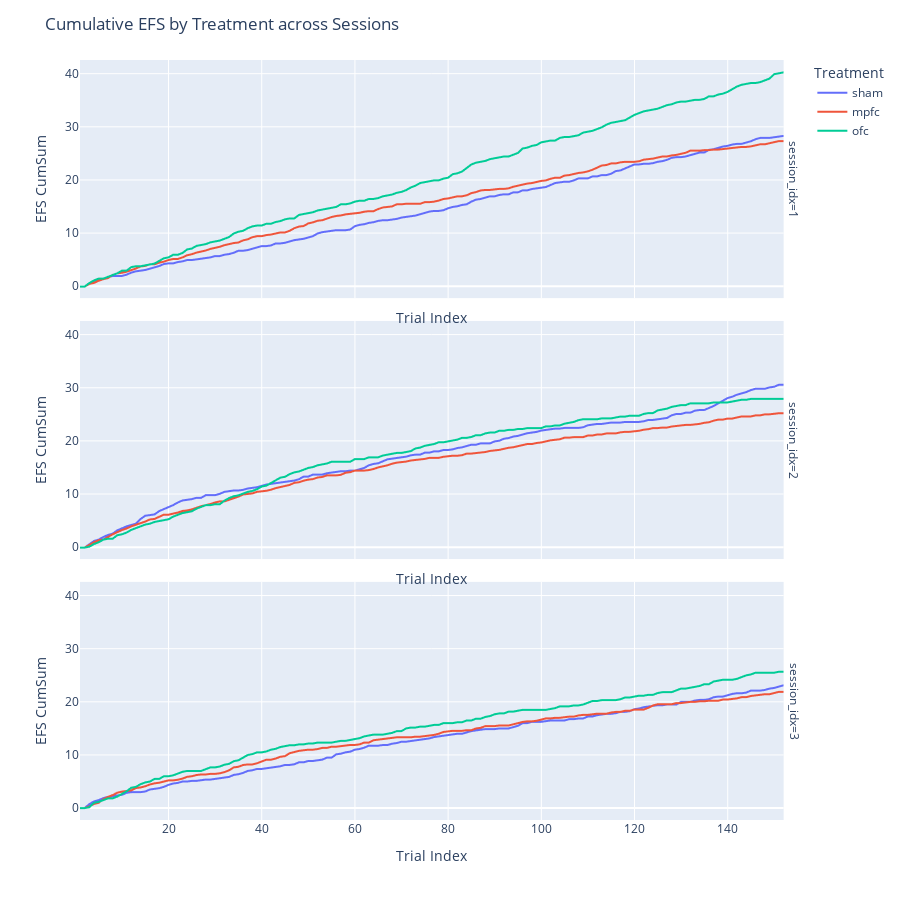

Notebook cell for this chart:
### Markdown cell above
Plot cumulative sum of mean EFS for each session

### Code cell
fig = px.line(
    tdf_efs,
    x="trial_idx",
    y="efs_cumsum",
    color="treatment",
    facet_row="session_idx",
    category_orders=cat_orders
)

fig.update_layout(height=900, title="Cumulative EFS by Treatment across Sessions")
fig.update_layout(legend_title_text="Treatment")
fig.update_xaxes(title_text="Trial Index")
fig.update_yaxes(title_text="EFS CumSum")

fig.write_image(export_path + "/cumulative_sum_efs_all_ses.svg")

fig.show()

### Figure 1 — Plotly figure (JSON) as saved in the notebook; plotly's stock layout.template omitted (floating-point values rounded to 4 significant figures; data arrays with more than 128 entries replaced by an {"elided": "..."} marker saying what was removed)
{"data": [{"hovertemplate": "treatment=sham<br>session_idx=1<br>trial_idx=%{x}<br>efs_cumsum=%{y}<extra></extra>", "legendgroup": "sham", "line": {"color": "#636efa", "dash": "solid"}, "marker": {"symbol": "circle"}, "mode": "lines", "name": "sham", "showlegend": true, "type": "scattergl", "x": {"elided": "152 int values"}, "xaxis": "x3", "y": {"elided": "152 float values"}, "yaxis": "y3"}, {"hovertemplate": "treatment=sham<br>session_idx=2<br>trial_idx=%{x}<br>efs_cumsum=%{y}<extra></extra>", "legendgroup": "sham", "line": {"color": "#636efa", "dash": "solid"}, "marker": {"symbol": "circle"}, "mode": "lines", "name": "sham", "showlegend": false, "type": "scattergl", "x": {"elided": "152 int values"}, "xaxis": "x2", "y": {"elided": "152 float values"}, "yaxis": "y2"}, {"hovertemplate": "treatment=sham<br>session_idx=3<br>trial_idx=%{x}<br>efs_cumsum=%{y}<extra></extra>", "legendgroup": "sham", "line": {"color": "#636efa", "dash": "solid"}, "marker": {"symbol": "circle"}, "mode": "lines", "name": "sham", "showlegend": false, "type": "scattergl", "x": {"elided": "152 int values"}, "xaxis": "x", "y": {"elided": "152 float values"}, "yaxis": "y"}, {"hovertemplate": "treatment=mpfc<br>session_idx=1<br>trial_idx=%{x}<br>efs_cumsum=%{y}<extra></extra>", "legendgroup": "mpfc", "line": {"color": "#EF553B", "dash": "solid"}, "marker": {"symbol": "circle"}, "mode": "lines", "name": "mpfc", "showlegend": true, "type": "scattergl", "x": {"elided": "152 int values"}, "xaxis": "x3", "y": {"elided": "152 float values"}, "yaxis": "y3"}, {"hovertemplate": "treatment=mpfc<br>session_idx=2<br>trial_idx=%{x}<br>efs_cumsum=%{y}<extra></extra>", "legendgroup": "mpfc", "line": {"color": "#EF553B", "dash": "solid"}, "marker": {"symbol": "circle"}, "mode": "lines", "name": "mpfc", "showlegend": false, "type": "scattergl", "x": {"elided": "152 int values"}, "xaxis": "x2", "y": {"elided": "152 float values"}, "yaxis": "y2"}, {"hovertemplate": "treatment=mpfc<br>session_idx=3<br>trial_idx=%{x}<br>efs_cumsum=%{y}<extra></extra>", "legendgroup": "mpfc", "line": {"color": "#EF553B", "dash": "solid"}, "marker": {"symbol": "circle"}, "mode": "lines", "name": "mpfc", "showlegend": false, "type": "scattergl", "x": {"elided": "152 int values"}, "xaxis": "x", "y": {"elided": "152 float values"}, "yaxis": "y"}, {"hovertemplate": "treatment=ofc<br>session_idx=1<br>trial_idx=%{x}<br>efs_cumsum=%{y}<extra></extra>", "legendgroup": "ofc", "line": {"color": "#00cc96", "dash": "solid"}, "marker": {"symbol": "circle"}, "mode": "lines", "name": "ofc", "showlegend": true, "type": "scattergl", "x": {"elided": "152 int values"}, "xaxis": "x3", "y": {"elided": "152 float values"}, "yaxis": "y3"}, {"hovertemplate": "treatment=ofc<br>session_idx=2<br>trial_idx=%{x}<br>efs_cumsum=%{y}<extra></extra>", "legendgroup": "ofc", "line": {"color": "#00cc96", "dash": "solid"}, "marker": {"symbol": "circle"}, "mode": "lines", "name": "ofc", "showlegend": false, "type": "scattergl", "x": {"elided": "152 int values"}, "xaxis": "x2", "y": {"elided": "152 float values"}, "yaxis": "y2"}, {"hovertemplate": "treatment=ofc<br>session_idx=3<br>trial_idx=%{x}<br>efs_cumsum=%{y}<extra></extra>", "legendgroup": "ofc", "line": {"color": "#00cc96", "dash": "solid"}, "marker": {"symbol": "circle"}, "mode": "lines", "name": "ofc", "showlegend": false, "type": "scattergl", "x": {"elided": "152 int values"}, "xaxis": "x", "y": {"elided": "152 float values"}, "yaxis": "y"}], "layout": {"annotations": [{"font": {}, "showarrow": false, "text": "session_idx=3", "textangle": 90, "x": 0.98, "xanchor": "left", "xref": "paper", "y": 0.1567, "yanchor": "middle", "yref": "paper"}, {"font": {}, "showarrow": false, "text": "session_idx=2", "textangle": 90, "x": 0.98, "xanchor": "left", "xref": "paper", "y": 0.5, "yanchor": "middle", "yref": "paper"}, {"font": {}, "showarrow": false, "text": "session_idx=1", "textangle": 90, "x": 0.98, "xanchor": "left", "xref": "paper", "y": 0.8433, "yanchor": "middle", "yref": "paper"}], "height": 900, "legend": {"title": {"text": "Treatment"}, "tracegroupgap": 0}, "margin": {"t": 60}, "title": {"text": "Cumulative EFS by Treatment across Sessions"}, "xaxis": {"anchor": "y", "domain": [0, 0.98], "title": {"text": "Trial Index"}}, "xaxis2": {"anchor": "y2", "domain": [0, 0.98], "matches": "x", "showticklabels": false, "title": {"text": "Trial Index"}}, "xaxis3": {"anchor": "y3", "domain": [0, 0.98], "matches": "x", "showticklabels": false, "title": {"text": "Trial Index"}}, "yaxis": {"anchor": "x", "domain": [0, 0.3133], "title": {"text": "EFS CumSum"}}, "yaxis2": {"anchor": "x2", "domain": [0.3433, 0.6567], "matches": "y", "title": {"text": "EFS CumSum"}}, "yaxis3": {"anchor": "x3", "domain": [0.6867, 1.0], "matches": "y", "title": {"text": "EFS CumSum"}}}}
